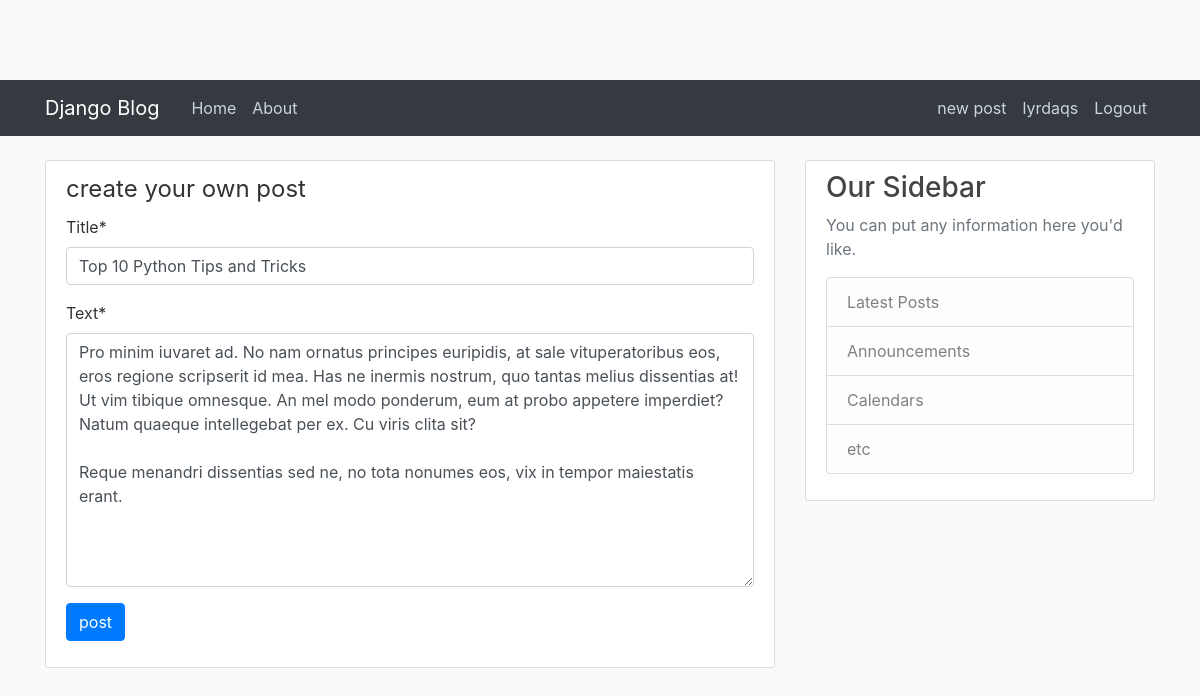
/post/29/update (signed in), run on the app's committed database.
### posts/models.py (models this page shows, shortened)
class Post(models.Model):
    title = models.CharField(max_length = 100)
    text = models.TextField()
    date_posted = models.DateTimeField(default = timezone.now)
    author = models.ForeignKey(User,on_delete=models.CASCADE)

### posts/views.py (the view, shortened to what this page needs)
# urls.py: path('post/<int:pk>/update', PostUpdateView.as_view() , name='post-update'),
class PostUpdateView(LoginRequiredMixin,UserPassesTestMixin,UpdateView):
    model = Post
    fields = ['title','text']
    def test_func(self):
        post = self.get_object()
        if self.request.user == post.author:
            return True
        return False

### templates/posts/post_form.html
{% extends "posts/base.html" %} {% load crispy_forms_tags %} {% block content %}
<div class="content-section">
    <form method="POST">{% csrf_token %}
        <legend>create your own post</legend>
        <fieldset>
            {{form|crispy}}
        </fieldset>
        <div class="form-group">
            <button class="btn btn-primary" type="submit">post</button>
        </div>
    </form>
</div>
{% endblock %}

### templates/posts/base.html (shortened to what this page needs)
{% load static %}
<!DOCTYPE html>
<html>
<head>
    <link rel="stylesheet" href="https://maxcdn.bootstrapcdn.com/bootstrap/4.0.0/css/bootstrap.min.css">
    <link rel="stylesheet" type="text/css" href="{% static 'blog/main.css' %}">
</head>
<body>
    <header class="site-header">
        <nav class="navbar navbar-expand-md navbar-dark bg-dark">
            <div class="container">
                <a class="navbar-brand mr-4" href="{% url 'blog-home' %}">Django Blog</a>
                <div class="collapse navbar-collapse" id="navbarToggle">
                    <div class="navbar-nav mr-auto">
                        <a class="nav-item nav-link" href="{% url 'blog-home' %}">Home</a>
                        <a class="nav-item nav-link" href="{% url 'blog-about' %}">About</a>
                    </div>
                    <div class="navbar-nav">
                        {% if user.is_authenticated %}
                        <a class="nav-item nav-link" href="{% url 'post-create' %}">new post</a>
                        <a class="nav-item nav-link" href="{% url 'user-profile' %}">{{user.username}}</a>
                        <a class="nav-item nav-link" href="{% url 'user-logout' %}">Logout</a> {% else %}
                        <a class="nav-item nav-link" href="{% url 'user-login' %}">Login</a>
                        <a class="nav-item nav-link" href="{% url 'user-register' %}">Register</a> {% endif %}
                    </div>
                </div>
            </div>
        </nav>
    </header>
    <main role="main" class="container mt-4">
        <div class="row">
            <div class="col-md-8">
                 {% block content %}{% endblock %}
            </div>
            <div class="col-md-4">
                <div class="content-section">
                    <h3>Our Sidebar</h3>
                    <p class='text-muted'>You can put any information here you'd like.
                        <ul class="list-group">
                            <li class="list-group-item list-group-item-light">Latest Posts</li>
                            <li class="list-group-item list-group-item-light">Announcements</li>
                            <li class="list-group-item list-group-item-light">Calendars</li>
                            <li class="list-group-item list-group-item-light">etc</li>
                        </ul>
                    </p>
                </div>
            </div>
        </div>
    </main>
</body>
</html>

### static/blog/main.css (style rules this page uses)
body { background: #fafafa; color: #333333; margin-top: 5rem; }
h1, h2, h3, h4, h5, h6 { color: #444444; }
ul { margin: 0; }
.site-header .navbar-nav .nav-link { color: #cbd5db; }
.content-section { background: #ffffff; padding: 10px 20px; border: 1px solid #dddddd; border-radius: 3px; margin-bottom: 20px; }

### data on the page
Post: title "Top 10 Python Tips and Tricks", text "Pro minim iuvaret ad. No nam ornatus principes euripidis, at sale vituperatoribus eos, eros regione scripserit id mea. Has ne inermis nostrum, quo tantas melius dissentias at! Ut vim tibique omnesque. An mel modo ponderum, eum at probo appetere imperdiet? Natum quaeque intellegebat per ex. Cu viris clita sit? Reque menandri dissentias sed ne, no tota nonumes eos, vix in tempor maiestatis erant."

### other printed values
{{ user.username }} "lyrdaqs"
